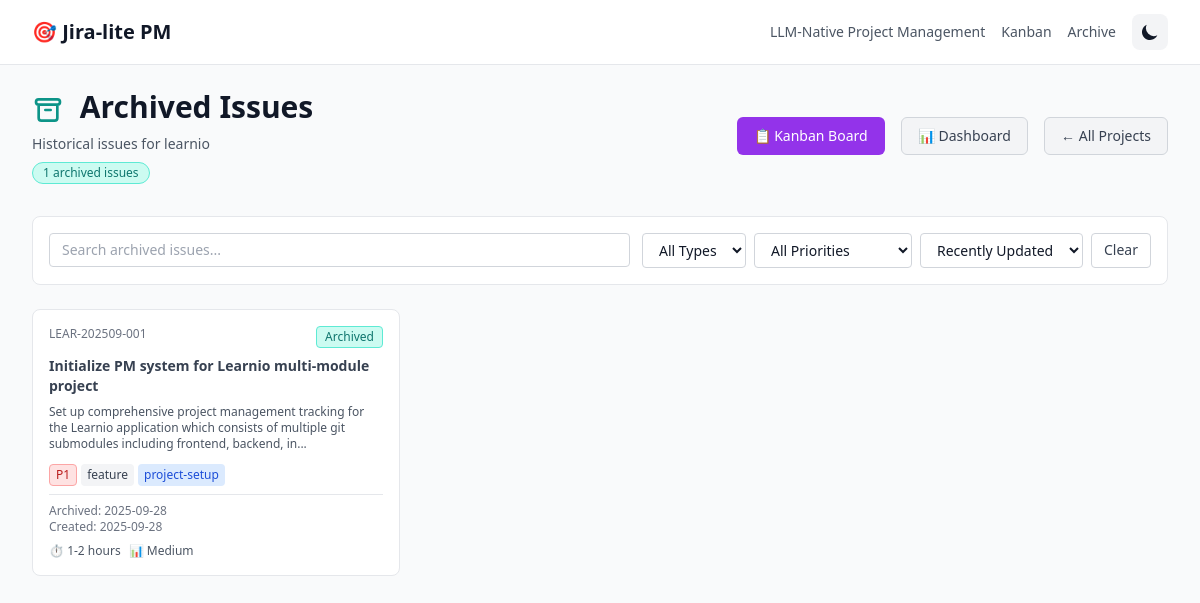
The app's page /pn_3647775323011076/archive with its own data.
### src/jira_lite/models.py (models this page shows, shortened)
class BaseModel(Model):
    class Meta:
        database = db
    def to_dict(self):
        data = {}
        for field in self._meta.sorted_fields:
            value = getattr(self, field.name)
            if isinstance(value, datetime):
                data[field.name] = value.isoformat() + 'Z'
            elif hasattr(value, 'to_dict'):
                data[field.name] = value.to_dict()
            elif hasattr(value, 'id'):
                data[field.name] = value.id
            else:
                data[field.name] = value
        return data

class Project(BaseModel):
    project_id = CharField(unique=True, index=True, max_length=64)
    project_slug = CharField(index=True, max_length=100)
    absolute_path = CharField(max_length=500)
    metadata = TextField(null=True)  # JSON string for submodules, vcs, mcp config
    created_utc = DateTimeField(default=datetime.utcnow, index=True)
    updated_utc = DateTimeField(default=datetime.utcnow)
    @property
    def submodules(self):
        if not self.metadata:
            return []
        try:
            data = json.loads(self.metadata)
            return data.get('submodules', [])
        except (json.JSONDecodeError, TypeError):
            return []
    @property
    def vcs(self):
        if not self.metadata:
            return {}
        try:
            data = json.loads(self.metadata)
            return data.get('vcs', {})
        except (json.JSONDecodeError, TypeError):
            return {}
    @property
    def mcp(self):
        if not self.metadata:
            return {}
        try:
            data = json.loads(self.metadata)
            return data.get('mcp', {})
        except (json.JSONDecodeError, TypeError):
            return {}
    def to_dict(self):
        data = super().to_dict()
        data.update({
            'submodules': self.submodules,
            'vcs': self.vcs,
            'mcp': self.mcp
        })
        return data

class Issue(BaseModel):
    project = ForeignKeyField(Project, backref='issues', on_delete='CASCADE')
    key = CharField(unique=True, index=True, max_length=50)
    title = CharField(index=True, max_length=200)
    type = CharField(index=True, max_length=20)  # feature, bug, refactor, chore, spike
    status = CharField(index=True, max_length=20)  # proposed, in_progress, review, done, canceled, blocked
    priority = CharField(index=True, max_length=10)  # P1, P2, P3, P4, P5
    module = CharField(null=True, index=True, max_length=100)
    owner = CharField(null=True, index=True, max_length=100)
    external_id = CharField(null=True, index=True, max_length=100)
    specification = TextField(null=True)     # problem_statement, technical_approach, acceptance_criteria
    planning = TextField(null=True)          # dependencies, risks, stakeholders, milestones
    implementation = TextField(null=True)    # tasks, branch, commits, artifacts
    communication = TextField(null=True)     # updates, comments, notifications
    analytics = TextField(null=True)         # time_tracking, velocity, estimates
    created_utc = DateTimeField(default=datetime.utcnow, index=True)
    updated_utc = DateTimeField(default=datetime.utcnow, index=True)
    @property
    def description(self):
        spec = self._get_json_field('specification')
        return spec.get('description', '')
    @property
    def acceptance(self):
        spec = self._get_json_field('specification')
        return spec.get('acceptance_criteria', [])
    @property
    def acceptance_criteria(self):
        return self.acceptance
    @property
    def dependencies(self):
        plan = self._get_json_field('planning')
        return plan.get('dependencies', [])
    @property
    def stakeholders(self):
        plan = self._get_json_field('planning')
        return plan.get('stakeholders', [])
    @property
    def estimated_effort(self):
        plan = self._get_json_field('planning')
        return plan.get('estimated_effort', '')
    @property
    def complexity(self):
        plan = self._get_json_field('planning')
        return plan.get('complexity', 'Medium')
    @property
    def branch_hint(self):
        impl = self._get_json_field('implementation')
        return impl.get('branch_hint', '')
    @property
    def commit_preamble(self):
        impl = self._get_json_field('implementation')
        return impl.get('commit_preamble', '')
    @property
    def commit_trailer(self):
        impl = self._get_json_field('implementation')
        return impl.get('commit_trailer', '')
    @property
    def links(self):
        impl = self._get_json_field('implementation')
        return impl.get('links', {})
    @property
    def technical_approach(self):
        spec = self._get_json_field('specification')
        return spec.get('technical_approach', '')
    @property
    def risks(self):
        plan = self._get_json_field('planning')
        return plan.get('risks', [])
    @property
    def estimate_notes(self):
        plan = self._get_json_field('planning')
        return plan.get('estimate_notes', [])
    def _get_json_field(self, field_name):
        field_value = getattr(self, field_name)
        if not field_value:
            return {}
        try:
            return json.loads(field_value)
        except (json.JSONDecodeError, TypeError):
            return {}
    def to_dict(self):
        data = super().to_dict()
        data.update({
            'description': self.description,
            'acceptance': self.acceptance,
            'acceptance_criteria': self.acceptance_criteria,  # Alias
            'dependencies': self.dependencies,
            'stakeholders': self.stakeholders,
            'estimated_effort': self.estimated_effort,
            'complexity': self.complexity,
            'branch_hint': self.branch_hint,
            'commit_preamble': self.commit_preamble,
            'commit_trailer': self.commit_trailer,
            'links': self.links,
            'technical_approach': self.technical_approach,
            'risks': self.risks,
            'estimate_notes': self.estimate_notes
        })
        return data

### src/jira_lite/app.py (the view)
    @app.route('/<project_id>/archive')
    def archive(project_id):
        project = ProjectRepository.find_by_id(project_id)
        if not project:
            abort(404)
        archived_issues = IssueRepository.find_archived(project_id)
        archived_dicts = []
        for issue in archived_issues:
            issue_dict = issue.to_dict()
            issue_dict.update({
                'description': issue.description,
                'acceptance': issue.acceptance,
                'estimated_effort': issue.estimated_effort,
                'complexity': issue.complexity,
                'created_iso': issue.created_utc.isoformat() + 'Z' if issue.created_utc else '',
                'updated_iso': issue.updated_utc.isoformat() + 'Z' if issue.updated_utc else ''
            })
            archived_dicts.append(issue_dict)
        return render_template(
            'archive.html',
            project=project.to_dict(),
            archived_issues=archived_dicts
        )

### src/jira_lite/repositories.py (called while the page is built)
    @staticmethod
    def find_by_id(project_id: str) -> Optional[Project]:
        try:
            return Project.get(Project.project_id == project_id)
        except DoesNotExist:
            return None

    @staticmethod
    def find_by_project(project_id: str, **filters) -> List[Issue]:
        query = (Issue
                .select()
                .join(Project)
                .where(Project.project_id == project_id))
        if not filters.get('status'):
            query = query.where(Issue.status != 'archived')
        if filters.get('status'):
            query = query.where(Issue.status == filters['status'])
        if filters.get('priority'):
            query = query.where(Issue.priority == filters['priority'])
        if filters.get('module'):
            query = query.where(Issue.module == filters['module'])
        if filters.get('owner'):
            query = query.where(Issue.owner == filters['owner'])
        if filters.get('type'):
            query = query.where(Issue.type == filters['type'])
        return list(query.order_by(Issue.updated_utc.desc()))

    @staticmethod
    def find_archived(project_id: str) -> List[Issue]:
        return IssueRepository.find_by_project(project_id, status='archived')

### src/jira_lite/templates/archive.html (shortened to what this page needs)
{% extends "base.html" %}
{% block content %}
<div class="px-4 sm:px-0">
    <div class="mb-8">
        <div class="sm:flex sm:items-center sm:justify-between">
            <div>
                <h1 class="text-3xl font-bold text-gray-900 dark:text-gray-100">
                    <svg class="inline-block w-8 h-8 mr-2 text-teal-600 dark:text-teal-400" fill="none" stroke="currentColor" viewBox="0 0 24 24">
                        <path stroke-linecap="round" stroke-linejoin="round" stroke-width="2" d="M5 8h14M5 8a2 2 0 110-4h14a2 2 0 110 4M5 8v10a2 2 0 002 2h10a2 2 0 002-2V8m-9 4h4"></path>
                    </svg>
                    Archived Issues
                </h1>
                <p class="mt-2 text-sm text-gray-600 dark:text-gray-400">
                    Historical issues for {{ project.project_slug }}
                </p>
                <div class="mt-2 flex items-center space-x-4">
                    <span class="inline-flex items-center rounded-full bg-teal-100 dark:bg-teal-900/50 px-2.5 py-0.5 text-xs font-medium text-teal-700 dark:text-teal-300 border border-teal-300 dark:border-teal-800">
                        {{ archived_issues|length }} archived issues
                    </span>
                </div>
            </div>
            <div class="mt-4 sm:mt-0 space-x-3">
                <a href="/{{ project.project_id }}/kanban" class="inline-flex items-center px-4 py-2 border border-transparent rounded-md text-sm font-medium text-white bg-purple-600 hover:bg-purple-700 transition-colors">
                    📋 Kanban Board
                </a>
                <a href="/{{ project.project_id }}" class="inline-flex items-center px-4 py-2 border border-gray-300 dark:border-dark-border rounded-md text-sm font-medium text-gray-700 dark:text-gray-300 bg-gray-100 dark:bg-dark-surface hover:bg-gray-200 dark:hover:bg-dark-hover transition-colors">
                    📊 Dashboard
                </a>
                <a href="/" class="inline-flex items-center px-4 py-2 border border-gray-300 dark:border-dark-border rounded-md text-sm font-medium text-gray-700 dark:text-gray-300 bg-gray-100 dark:bg-dark-surface hover:bg-gray-200 dark:hover:bg-dark-hover transition-colors">
                    ← All Projects
                </a>
            </div>
        </div>
    </div>
    <div class="mb-6 bg-white dark:bg-dark-surface border border-gray-200 dark:border-dark-border rounded-lg p-4">
        <div class="flex flex-wrap gap-3">
            <div class="flex-1 min-w-[200px]">
                <input type="text" id="archive-search" placeholder="Search archived issues..."
                       class="w-full px-3 py-1.5 text-sm bg-white dark:bg-dark-bg border border-gray-300 dark:border-dark-border rounded focus:outline-none focus:ring-2 focus:ring-teal-500 text-gray-900 dark:text-gray-200 placeholder-gray-400 dark:placeholder-gray-500">
            </div>
            <div class="flex gap-2">
                <select id="archive-type-filter" class="px-3 py-1.5 text-sm bg-white dark:bg-dark-bg border border-gray-300 dark:border-dark-border rounded focus:outline-none focus:ring-2 focus:ring-teal-500 text-gray-900 dark:text-gray-200">
                    <option value="">All Types</option>
                </select>
                <select id="archive-priority-filter" class="px-3 py-1.5 text-sm bg-white dark:bg-dark-bg border border-gray-300 dark:border-dark-border rounded focus:outline-none focus:ring-2 focus:ring-teal-500 text-gray-900 dark:text-gray-200">
                    <option value="">All Priorities</option>
                </select>
                <select id="archive-sort" class="px-3 py-1.5 text-sm bg-white dark:bg-dark-bg border border-gray-300 dark:border-dark-border rounded focus:outline-none focus:ring-2 focus:ring-teal-500 text-gray-900 dark:text-gray-200">
                    <option value="updated_desc">Recently Updated</option>
                </select>
                <button id="clear-archive-filters" class="px-3 py-1.5 text-sm text-gray-700 dark:text-gray-300 border border-gray-300 dark:border-dark-border rounded hover:bg-gray-100 dark:hover:bg-dark-hover transition-colors">
                    Clear
                </button>
            </div>
        </div>
    </div>
    <div class="grid grid-cols-1 gap-4 sm:grid-cols-2 lg:grid-cols-3" id="archive-grid">
        {% for issue in archived_issues %}
        <div class="archive-card bg-white dark:bg-dark-surface border border-gray-200 dark:border-dark-border rounded-lg p-4 hover:shadow-lg transition-shadow"
             data-issue-key="{{ issue.key }}"
             data-title="{{ issue.title|lower }}"
             data-type="{{ issue.type }}"
             data-priority="{{ issue.priority }}"
             data-module="{{ issue.module or '' }}"
             data-created="{{ issue.created_iso }}"
             data-updated="{{ issue.updated_iso }}">
            <div class="flex justify-between items-start mb-2">
                <span class="text-xs font-medium text-gray-500 dark:text-gray-400">{{ issue.key }}</span>
                <span class="inline-flex items-center px-2 py-0.5 rounded text-xs font-medium bg-teal-100 dark:bg-teal-900/50 text-teal-700 dark:text-teal-300 border border-teal-300 dark:border-teal-800">
                    Archived
                </span>
            </div>
            <a href="/{{ project.project_id }}/issues/{{ issue.key }}"
               class="block text-sm font-semibold text-gray-700 dark:text-gray-200 hover:text-teal-600 dark:hover:text-teal-400 mb-2 line-clamp-2 transition-colors">
                {{ issue.title }}
            </a>
            {% if issue.description %}
            <p class="text-xs text-gray-600 dark:text-gray-400 mb-3 line-clamp-3">
                {{ issue.description[:150] }}{% if issue.description|length > 150 %}...{% endif %}
            </p>
            {% endif %}
            <div class="flex flex-wrap gap-1 mb-2">
                <span class="inline-flex items-center px-1.5 py-0.5 rounded text-xs
                    {% if issue.priority == 'P1' %}bg-red-100 dark:bg-red-900/50 text-red-700 dark:text-red-300 border border-red-300 dark:border-red-800{% endif %}
                    {% if issue.priority == 'P5' %}bg-gray-100 dark:bg-gray-800/50 text-gray-700 dark:text-gray-300 border border-gray-300 dark:border-gray-700{% endif %}">
                    {{ issue.priority }}
                </span>
                <span class="inline-flex items-center px-1.5 py-0.5 rounded bg-gray-100 dark:bg-gray-800 text-gray-700 dark:text-gray-300 text-xs">
                    {{ issue.type }}
                </span>
                {% if issue.module %}
                <span class="inline-flex items-center px-1.5 py-0.5 rounded bg-blue-100 dark:bg-blue-900/30 text-blue-700 dark:text-blue-300 text-xs">
                    {{ issue.module }}
                </span>
                {% endif %}
            </div>
            <div class="text-xs text-gray-500 dark:text-gray-400 pt-2 border-t border-gray-200 dark:border-gray-700">
                <div>Archived: {{ issue.updated_iso[:10] if issue.updated_iso else 'Unknown' }}</div>
                <div>Created: {{ issue.created_iso[:10] if issue.created_iso else 'Unknown' }}</div>
            </div>
            {% if issue.estimated_effort or issue.complexity %}
            <div class="mt-2 flex gap-2 text-xs">
                {% if issue.estimated_effort %}
                <span class="text-gray-600 dark:text-gray-400">⏱ {{ issue.estimated_effort }}</span>
                {% endif %}
                {% if issue.complexity %}
                <span class="text-gray-600 dark:text-gray-400">📊 {{ issue.complexity }}</span>
                {% endif %}
            </div>
            {% endif %}
        </div>
        {% endfor %}
    </div>
</div>
{% endblock %}

### records on screen
Project: project_slug "learnio"
Issue: key "LEAR-202509-001", title "Initialize PM system for Learnio multi-module project", description "Set up comprehensive project management tracking for the Learnio application which consists of multiple git submodules including frontend, backend, in", priority "P1", type "feature", module "project-setup", updated_iso "2025-09-28", created_iso "2025-09-28", estimated_effort "1-2 hours", complexity "Medium"

### other values on screen
{{ archived_issues|length }} "1"
